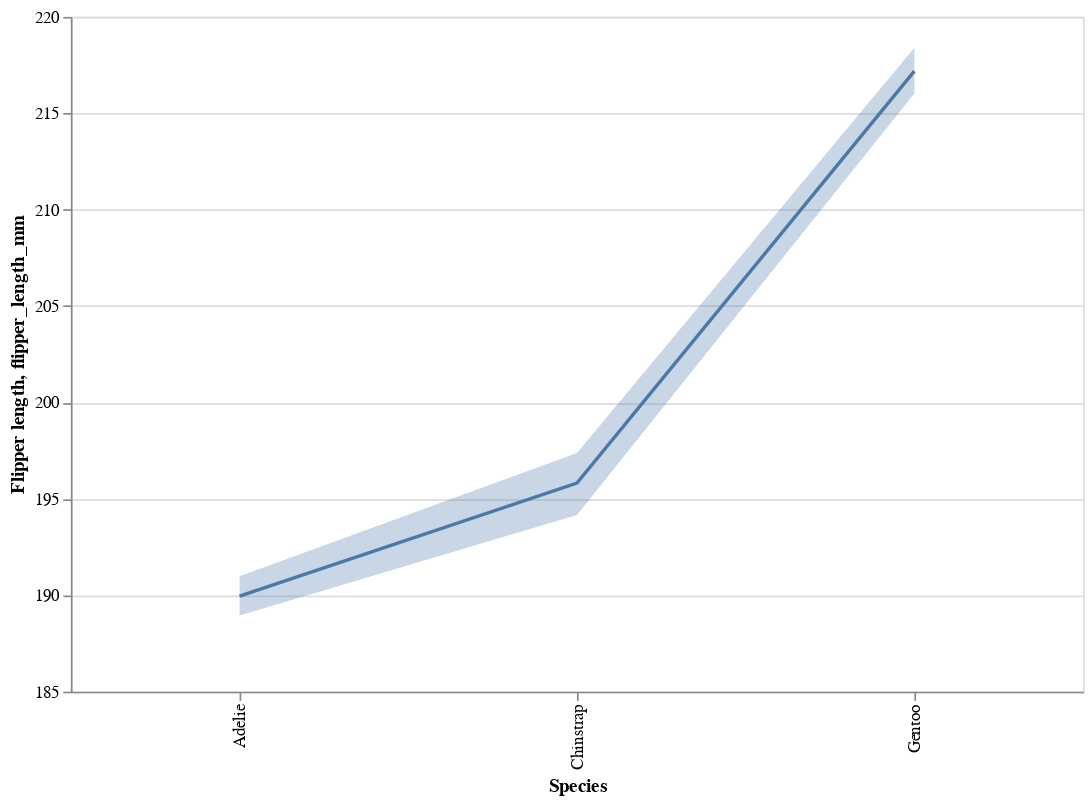

Notebook cell for this chart:
### Code cell
line = alt.Chart(p_df).mark_line().encode(
    x=alt.X('species', title='Species', scale=alt.Scale(zero=False)),
    y=alt.Y('mean(flipper_length_mm)', title='Flipper length', scale=alt.Scale(zero=False)),
).properties(
    width=600,
    height=400
)

ci = alt.Chart(p_df).mark_errorband(extent='ci').encode(
    x='species',
    y='flipper_length_mm',
)

line + ci

### Figure 1 — Vega-Lite specification as saved in the notebook (floating-point values rounded to 4 significant figures; data arrays with more than 128 entries replaced by an {"elided": "..."} marker saying what was removed)
{"config": {"view": {"continuousWidth": 400, "continuousHeight": 300}}, "layer": [{"mark": "line", "encoding": {"x": {"field": "species", "scale": {"zero": false}, "title": "Species", "type": "nominal"}, "y": {"aggregate": "mean", "field": "flipper_length_mm", "scale": {"zero": false}, "title": "Flipper length", "type": "quantitative"}}, "height": 400, "width": 600}, {"mark": {"type": "errorband", "extent": "ci"}, "encoding": {"x": {"field": "species", "type": "nominal"}, "y": {"field": "flipper_length_mm", "type": "quantitative"}}}], "data": {"name": "data-7b1c3d376dc1f878f7c4c69deb3a1e79"}, "$schema": "https://vega.github.io/schema/vega-lite/v4.17.0.json", "datasets": {"data-7b1c3d376dc1f878f7c4c69deb3a1e79": {"elided": "344 records"}}}
